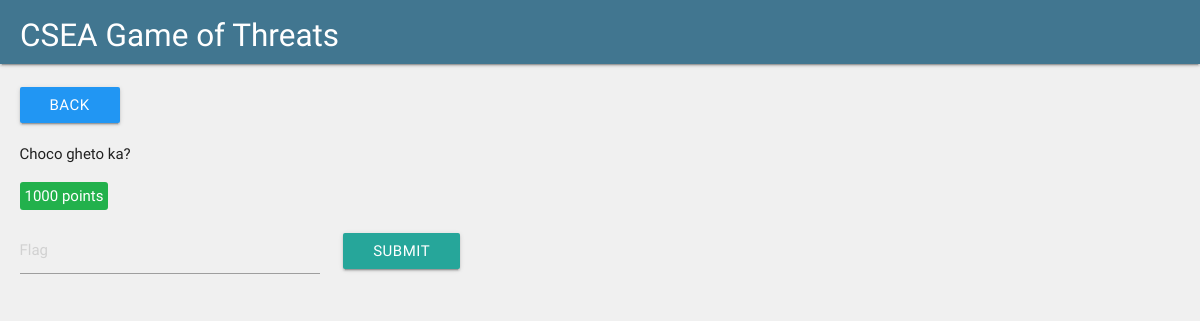
The app's page /contest/question/5/, older data.
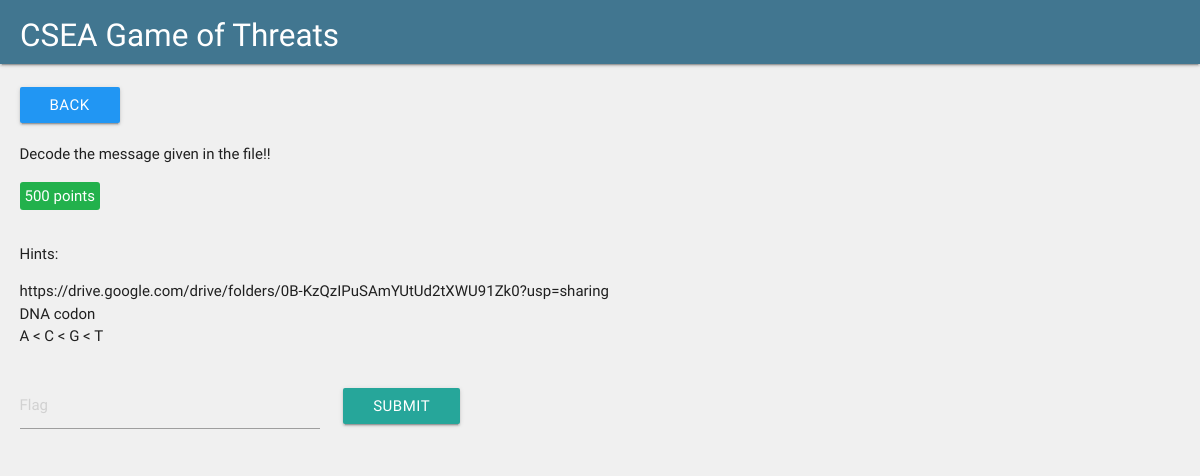
The same page, newer data.
### contest/models.py (models this page shows)
class Question(models.Model):
	question = models.TextField(null = False)
	answer = models.CharField(max_length = 100, null = False)
	points = models.IntegerField(null = False)

class Hint(models.Model):
	question = models.ForeignKey(Question, related_name = 'hints', null = False)
	hint = models.TextField(null = False)

### contest/views.py (the view)
# urls.py: url(r'^question/(?P<question_id>[0-9]+)/', views.question, name = 'question'),
def question(request, question_id = None):
	if question_id is None:
		raise Http404("Invalid question")
	else:
		try:
			q = Question.objects.get(id = question_id)
			hints = q.hints.all()
			template = loader.get_template('question.html')
			context = {'question' : q, 'hints' : hints}
			return HttpResponse(template.render(context, request))
		except Question.DoesNotExist:
			rais

### contest/templates/question.html (shortened to what this page needs)
{% extends "base.html" %}
{% block content %}
<br>
<div class="row">
	<div class="col s12 m12 l12">
		<a class="btn blue" href="/contest/">Back</a>
	</div>
</div>
<div class="row">
	<div class="col s12 m12 l12">
		<span>{{ question.question }}</span>
	</div>
</div>
<div class="row">
	<div class="col s12 m12 l12">
		<span style="padding: 5px; color: white; background: rgb(34, 177, 76); border-radius: 3px;">{{ question.points }} points</span>
	</div>
</div>
{% if hints %}
<div class="row">
	<div class="col s12 m12 l12">
		<p>Hints:</p>
		<ul style="list-style: disc;">
			{% for hint in hints %}
			<li>{{ hint.hint }}</li>
			{% endfor %}
		</ul>
	</div>
</div>
{% endif %}
<div class="row">
	<div class="col s12 m12 l12">
		<form id="flagform" method="POST" onsubmit="return submitFlag();">
			<input type="text" name="flag" style="width: 300px;" placeholder="Flag" />
			<button class="btn" type="submit" style="margin-left: 20px;">Submit</button>
		</form>
	</div>
</div>
{% endblock %}

Row changes from the older to the newer data that the page shows:
changed Question: question "Choco gheto ka?" → "Decode the message given in the file!!"; points "1000" → "500"
added Hint: hint "https://drive.google.com/drive/folders/0B-KzQzIPuSAmYUtUd2tXWU91Zk0?usp=sharing"
added Hint: hint "DNA codon"
added Hint: hint "A < C < G < T"
Text that changed along with them:
text now shown: "Hints:"
